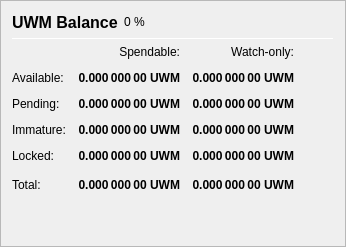
                   <widget class="QFrame" name="frame_Balances">
                    <property name="frameShape">
                     <enum>QFrame::StyledPanel</enum>
                    </property>
                    <property name="frameShadow">
                     <enum>QFrame::Raised</enum>
                    </property>
                    <layout class="QVBoxLayout" name="verticalLayout_4">
                     <item>
                      <layout class="QHBoxLayout" name="horizontalLayout_4">
                       <item>
                        <widget class="QLabel" name="label_5">
                         <property name="minimumSize">
                          <size>
                           <width>0</width>
                           <height>20</height>
                          </size>
                         </property>
                         <property name="font">
                          <font>
                           <pointsize>12</pointsize>
                           <weight>75</weight>
                           <bold>true</bold>
                          </font>
                         </property>
                         <property name="text">
                          <string>UWM Balance</string>
                         </property>
                        </widget>
                       </item>
                       <item>
                        <widget class="QLabel" name="labelUWMPercent">
                         <property name="text">
                          <string notr="true">0 %</string>
                         </property>
                        </widget>
                       </item>
                       <item>
                        <spacer name="horizontalSpacer_3">
                         <property name="orientation">
                          <enum>Qt::Horizontal</enum>
                         </property>
                         <property name="sizeHint" stdset="0">
                          <size>
                           <width>40</width>
                           <height>20</height>
                          </size>
                         </property>
                        </spacer>
                       </item>
                      </layout>
                     </item>
                     <item>
                      <widget class="Line" name="line_Balance">
                       <property name="minimumSize">
                        <size>
                         <width>0</width>
                         <height>1</height>
                        </size>
                       </property>
                       <property name="maximumSize">
                        <size>
                         <width>16777215</width>
                         <height>1</height>
                        </size>
                       </property>
                       <property name="orientation">
                        <enum>Qt::Horizontal</enum>
                       </property>
                      </widget>
                     </item>
                     <item>
                      <layout class="QGridLayout" name="gridLayout">
                       <property name="spacing">
                        <number>12</number>
                       </property>
                       <item row="0" column="1">
                        <widget class="QLabel" name="labelSpendable">
                         <property name="text">
                          <string>Spendable:</string>
                         </property>
                         <property name="alignment">
                          <set>Qt::AlignRight|Qt::AlignTrailing|Qt::AlignVCenter</set>
                         </property>
                        </widget>
                       </item>
                       <item row="0" column="2">
                        <widget class="QLabel" name="labelWatchonly">
                         <property name="text">
                          <string>Watch-only:</string>
                         </property>
                         <property name="alignment">
                          <set>Qt::AlignRight|Qt::AlignTrailing|Qt::AlignVCenter</set>
                         </property>
                        </widget>
                       </item>
                       <item row="1" column="0">
                        <widget class="QLabel" name="labelBalanceText">
                         <property name="text">
                          <string>Available:</string>
                         </property>
                        </widget>
                       </item>
                       <item row="1" column="1">
                        <widget class="QLabel" name="labelBalance">
                         <property name="font">
                          <font>
                           <weight>75</weight>
                           <bold>true</bold>
                          </font>
                         </property>
                         <property name="cursor">
                          <cursorShape>IBeamCursor</cursorShape>
                         </property>
                         <property name="toolTip">
                          <string>Your current spendable balance</string>
                         </property>
                         <property name="text">
                          <string notr="true">0.000 000 00 UWM</string>
                         </property>
                         <property name="alignment">
                          <set>Qt::AlignRight|Qt::AlignTrailing|Qt::AlignVCenter</set>
                         </property>
                         <property name="textInteractionFlags">
                          <set>Qt::LinksAccessibleByMouse|Qt::TextSelectableByKeyboard|Qt::TextSelectableByMouse</set>
                         </property>
                        </widget>
                       </item>
                       <item row="1" column="2">
                        <widget class="QLabel" name="labelWatchAvailable">
                         <property name="font">
                          <font>
                           <weight>75</weight>
                           <bold>true</bold>
                          </font>
                         </property>
                         <property name="cursor">
                          <cursorShape>IBeamCursor</cursorShape>
                         </property>
                         <property name="toolTip">
                          <string>Your current balance in watch-only addresses</string>
                         </property>
                         <property name="text">
                          <string notr="true">0.000 000 00 UWM</string>
                         </property>
                         <property name="alignment">
                          <set>Qt::AlignRight|Qt::AlignTrailing|Qt::AlignVCenter</set>
                         </property>
                         <property name="textInteractionFlags">
                          <set>Qt::LinksAccessibleByMouse|Qt::TextSelectableByKeyboard|Qt::TextSelectableByMouse</set>
                         </property>
                        </widget>
                       </item>
                       <item row="2" column="0">
                        <widget class="QLabel" name="labelPendingText">
                         <property name="text">
                          <string>Pending:</string>
                         </property>
                        </widget>
                       </item>
                       <item row="2" column="1">
                        <widget class="QLabel" name="labelUnconfirmed">
                         <property name="font">
                          <font>
                           <weight>75</weight>
                           <bold>true</bold>
                          </font>
                         </property>
                         <property name="cursor">
                          <cursorShape>IBeamCursor</cursorShape>
                         </property>
                         <property name="toolTip">
                          <string>Total of transactions that have yet to be confirmed, and do not yet count toward the spendable balance</string>
                         </property>
                         <property name="text">
                          <string notr="true">0.000 000 00 UWM</string>
                         </property>
                         <property name="alignment">
                          <set>Qt::AlignRight|Qt::AlignTrailing|Qt::AlignVCenter</set>
                         </property>
                         <property name="textInteractionFlags">
                          <set>Qt::LinksAccessibleByMouse|Qt::TextSelectableByKeyboard|Qt::TextSelectableByMouse</set>
                         </property>
                        </widget>
                       </item>
                       <item row="2" column="2">
                        <widget class="QLabel" name="labelWatchPending">
                         <property name="font">
                          <font>
                           <weight>75</weight>
                           <bold>true</bold>
                          </font>
                         </property>
                         <property name="cursor">
                          <cursorShape>IBeamCursor</cursorShape>
                         </property>
                         <property name="toolTip">
                          <string>Unconfirmed transactions to watch-only addresses</string>
                         </property>
                         <property name="text">
                          <string notr="true">0.000 000 00 UWM</string>
                         </property>
                         <property name="alignment">
                          <set>Qt::AlignRight|Qt::AlignTrailing|Qt::AlignVCenter</set>
                         </property>
                         <property name="textInteractionFlags">
                          <set>Qt::LinksAccessibleByMouse|Qt::TextSelectableByKeyboard|Qt::TextSelectableByMouse</set>
                         </property>
                        </widget>
                       </item>
                       <item row="3" column="0">
                        <widget class="QLabel" name="labelImmatureText">
                         <property name="text">
                          <string>Immature:</string>
                         </property>
                        </widget>
                       </item>
                       <item row="3" column="1">
                        <widget class="QLabel" name="labelImmature">
                         <property name="font">
                          <font>
                           <weight>75</weight>
                           <bold>true</bold>
                          </font>
                         </property>
                         <property name="cursor">
                          <cursorShape>IBeamCursor</cursorShape>
                         </property>
                         <property name="toolTip">
                          <string>Staked or masternode rewards that has not yet matured</string>
                         </property>
                         <property name="text">
                          <string notr="true">0.000 000 00 UWM</string>
                         </property>
                         <property name="alignment">
                          <set>Qt::AlignRight|Qt::AlignTrailing|Qt::AlignVCenter</set>
                         </property>
                         <property name="textInteractionFlags">
                          <set>Qt::LinksAccessibleByMouse|Qt::TextSelectableByKeyboard|Qt::TextSelectableByMouse</set>
                         </property>
                        </widget>
                       </item>
                       <item row="3" column="2">
                        <widget class="QLabel" name="labelWatchImmature">
                         <property name="font">
                          <font>
                           <weight>75</weight>
                           <bold>true</bold>
                          </font>
                         </property>
                         <property name="cursor">
                          <cursorShape>IBeamCursor</cursorShape>
                         </property>
                         <property name="toolTip">
                          <string>Staked or masternode rewards in watch-only addresses that has not yet matured</string>
                         </property>
                         <property name="text">
                          <string notr="true">0.000 000 00 UWM</string>
                         </property>
                         <property name="alignment">
                          <set>Qt::AlignRight|Qt::AlignTrailing|Qt::AlignVCenter</set>
                         </property>
                         <property name="textInteractionFlags">
                          <set>Qt::LinksAccessibleByMouse|Qt::TextSelectableByKeyboard|Qt::TextSelectableByMouse</set>
                         </property>
                        </widget>
                       </item>
                       <item row="4" column="0">
                        <widget class="QLabel" name="labelLockedBalanceText">
                         <property name="toolTip">
                          <string>Locked UWM or Masternode collaterals. These are excluded from zUWM minting.</string>
                         </property>
                         <property name="text">
                          <string>Locked:</string>
                         </property>
                        </widget>
                       </item>
                       <item row="4" column="1">
                        <widget class="QLabel" name="labelLockedBalance">
                         <property name="font">
                          <font>
                           <weight>75</weight>
                           <bold>true</bold>
                          </font>
                         </property>
                         <property name="cursor">
                          <cursorShape>IBeamCursor</cursorShape>
                         </property>
                         <property name="toolTip">
                          <string>Locked UWM or Masternode collaterals. These are excluded from zUWM minting.</string>
                         </property>
                         <property name="text">
                          <string notr="true">0.000 000 00 UWM</string>
                         </property>
                         <property name="alignment">
                          <set>Qt::AlignRight|Qt::AlignTrailing|Qt::AlignVCenter</set>
                         </property>
                         <property name="textInteractionFlags">
                          <set>Qt::LinksAccessibleByMouse|Qt::TextSelectableByKeyboard|Qt::TextSelectableByMouse</set>
                         </property>
                        </widget>
                       </item>
                       <item row="4" column="2">
                        <widget class="QLabel" name="labelWatchLocked">
                         <property name="font">
                          <font>
                           <weight>75</weight>
                           <bold>true</bold>
                          </font>
                         </property>
                         <property name="cursor">
                          <cursorShape>IBeamCursor</cursorShape>
                         </property>
                         <property name="toolTip">
                          <string>Current locked balance in watch-only addresses</string>
                         </property>
                         <property name="text">
                          <string notr="true">0.000 000 00 UWM</string>
                         </property>
                         <property name="alignment">
                          <set>Qt::AlignRight|Qt::AlignTrailing|Qt::AlignVCenter</set>
                         </property>
                         <property name="textInteractionFlags">
                          <set>Qt::LinksAccessibleByMouse|Qt::TextSelectableByKeyboard|Qt::TextSelectableByMouse</set>
                         </property>
                        </widget>
                       </item>
                       <item row="5" column="0">
                        <widget class="QLabel" name="labelTotalText">
                         <property name="toolTip">
                          <string>Your current UnitedWorldMoney balance, unconfirmed and immature transactions included</string>
                         </property>
                         <property name="text">
                          <string>Total:</string>
                         </property>
                        </widget>
                       </item>
                       <item row="5" column="1">
                        <widget class="QLabel" name="labelTotal">
                         <property name="font">
                          <font>
                           <weight>75</weight>
                           <bold>true</bold>
                          </font>
                         </property>
                         <property name="cursor">
                          <cursorShape>IBeamCursor</cursorShape>
                         </property>
                         <property name="toolTip">
                          <string>Your current UnitedWorldMoney balance, unconfirmed and immature transactions included</string>
                         </property>
                         <property name="text">
                          <string notr="true">0.000 000 00 UWM</string>
                         </property>
                         <property name="alignment">
                          <set>Qt::AlignRight|Qt::AlignTrailing|Qt::AlignVCenter</set>
                         </property>
                         <property name="textInteractionFlags">
                          <set>Qt::LinksAccessibleByMouse|Qt::TextSelectableByKeyboard|Qt::TextSelectableByMouse</set>
                         </property>
                        </widget>
                       </item>
                       <item row="5" column="2">
                        <widget class="QLabel" name="labelWatchTotal">
                         <property name="font">
                          <font>
                           <weight>75</weight>
                           <bold>true</bold>
                          </font>
                         </property>
                         <property name="cursor">
                          <cursorShape>IBeamCursor</cursorShape>
                         </property>
                         <property name="toolTip">
                          <string>Current total balance in watch-only addresses</string>
                         </property>
                         <property name="text">
                          <string notr="true">0.000 000 00 UWM</string>
                         </property>
                         <property name="alignment">
                          <set>Qt::AlignRight|Qt::AlignTrailing|Qt::AlignVCenter</set>
                         </property>
                         <property name="textInteractionFlags">
                          <set>Qt::LinksAccessibleByMouse|Qt::TextSelectableByKeyboard|Qt::TextSelectableByMouse</set>
                         </property>
                        </widget>
                       </item>
                       <item row="5" column="3">
                        <spacer name="horizontalSpacer_9">
                         <property name="orientation">
                          <enum>Qt::Horizontal</enum>
                         </property>
                         <property name="sizeHint" stdset="0">
                          <size>
                           <width>40</width>
                           <height>20</height>
                          </size>
                         </property>
                        </spacer>
                       </item>
                      </layout>
                     </item>
                     <item>
                      <spacer name="verticalSpacer_3">
                       <property name="orientation">
                        <enum>Qt::Vertical</enum>
                       </property>
                       <property name="sizeHint" stdset="0">
                        <size>
                         <width>20</width>
                         <height>40</height>
                        </size>
                       </property>
                      </spacer>
                     </item>
                    </layout>
                   </widget>
